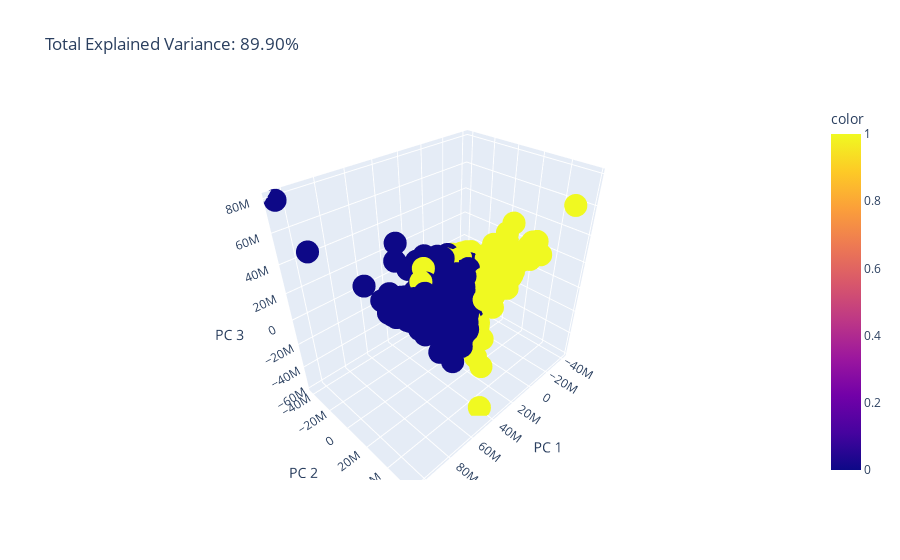

Notebook cell for this chart:
### Code cell
pca_visual()

### Figure 1 — Plotly figure (JSON) as saved in the notebook; plotly's stock layout.template omitted (floating-point values rounded to 4 significant figures; data arrays with more than 128 entries replaced by an {"elided": "..."} marker saying what was removed)
{"data": [{"hovertemplate": "PC 1=%{x}<br>PC 2=%{y}<br>PC 3=%{z}<br>color=%{marker.color}<extra></extra>", "legendgroup": "", "marker": {"color": {"elided": "3028 int values"}, "coloraxis": "coloraxis", "symbol": "circle"}, "mode": "markers", "name": "", "scene": "scene", "showlegend": false, "type": "scatter3d", "x": {"elided": "3028 float values"}, "y": {"elided": "3028 float values"}, "z": {"elided": "3028 float values"}}], "layout": {"coloraxis": {"colorbar": {"title": {"text": "color"}}, "colorscale": [[0, "#0d0887"], [0.1111, "#46039f"], [0.2222, "#7201a8"], [0.3333, "#9c179e"], [0.4444, "#bd3786"], [0.5556, "#d8576b"], [0.6667, "#ed7953"], [0.7778, "#fb9f3a"], [0.8889, "#fdca26"], [1, "#f0f921"]]}, "legend": {"tracegroupgap": 0}, "scene": {"domain": {"x": [0, 1], "y": [0, 1]}, "xaxis": {"title": {"text": "PC 1"}}, "yaxis": {"title": {"text": "PC 2"}}, "zaxis": {"title": {"text": "PC 3"}}}, "title": {"text": "Total Explained Variance: 89.90%"}}}
